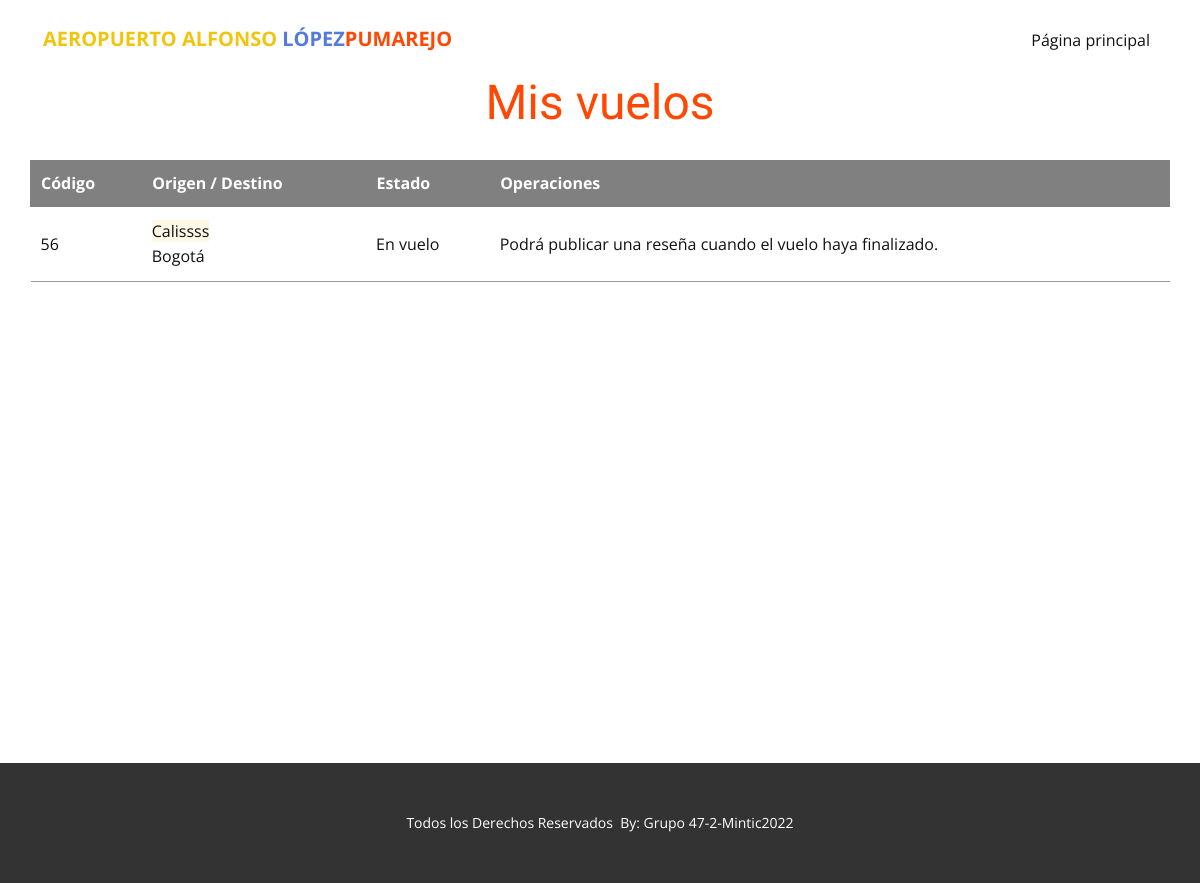
Page /misvuelos (signed in) on the earlier database version.
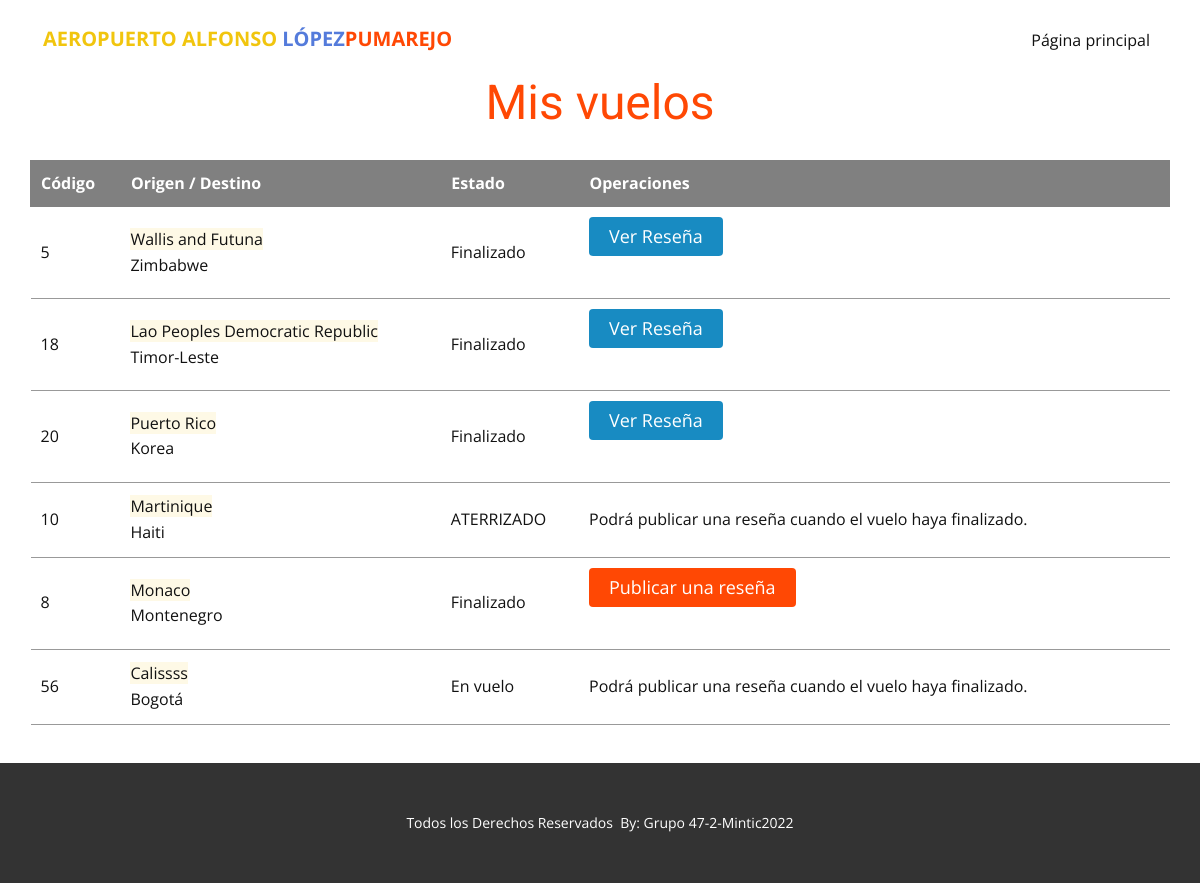
Same page on the later database version.
### tables this page shows
CREATE TABLE Vuelo (idVuelo INTEGER PRIMARY KEY AUTOINCREMENT UNIQUE NOT NULL, estadoVuelo varchar (20) DEFAULT INACTIVO, origenVuelo varchar (50), destinoVuelo varchar (50), capacidad int, avion varchar (40), fechaVuelo timestamp, horaVuelo timestamp, idPiloto INT REFERENCES Usuario (idUser) ON DELETE SET NULL ON UPDATE SET NULL, idcoPiloto INT REFERENCES Usuario (idUser) ON DELETE SET NULL ON UPDATE SET NULL);

CREATE TABLE Review (idReview INTEGER PRIMARY KEY AUTOINCREMENT UNIQUE NOT NULL, idVuelo int REFERENCES Vuelo (idVuelo) ON DELETE CASCADE ON UPDATE CASCADE, comment varchar (200), puntuacion int (1), idUser int REFERENCES Usuario (idUser) ON DELETE CASCADE ON UPDATE CASCADE NOT NULL, fechaReview timestamp);

### main.py (the view, shortened to what this page needs)
@app.route("/misvuelos", methods=["GET", "POST"])
def misvuelos():
   if 'idUser' in session:
      vuelo = Vuelo()
      vuelos = vuelo.buscarVuelos("reservas","","",session['idUser'],"")
      form = frmPublicarReview()
      return render_template("reservas.html", vuelos = vuelos, form=form)
   else:
      flash('No tiene permisos para acceder a está página.')
      return redirect(url_for('paginaprincipal'))

### clases.py (called while the page is built)
def dict_factory(cursor, row):
    d = {}
    for idx, col in enumerate(cursor.description):
        d[col[0]] = row[idx]
    return d

    def sql_connection(self):
        try:
            con=sqlite3.connect('database/database.db')
            con.row_factory = dict_factory
            return con
        except Error:
            print(Error)

### templates/reservas.html (shortened to what this page needs)
<!DOCTYPE html>
<html style="font-size: 16px;">
  <head>
    <link rel="stylesheet" href="../static/nicepage.css" media="screen">
<link rel="stylesheet" href="../static/gestion-vuelos.css" media="screen">
<link rel="stylesheet" href="../static/core.css" media="screen">
  </head>
  <body class="u-body"><header class="u-clearfix u-header u-header" id="sec-d507"><div class="u-clearfix u-sheet u-sheet-1">
        <nav class="u-menu u-menu-dropdown u-offcanvas u-menu-1">
          <div class="u-custom-menu u-nav-container">
            <ul class="u-nav u-unstyled u-nav-1"><li class="u-nav-item"><a class="u-button-style u-nav-link u-text-active-palette-1-base u-text-hover-palette-2-base" href="../" style="padding: 10px 20px;">Página principal</a>
</li></ul>
          </div>
        </nav>
        <p class="u-text u-text-default u-text-1">
          <font color="#f1c50e">AEROPUERTO ALFONSO </font>
          <span class="u-text-palette-2-base">LÓPEZ</span>
          <span class="u-text-palette-1-base">PUMAREJO</span>
        </p>
      </div></header>
    <section class="u-clearfix u-section-1" id="sec-9944">
      <div class="u-clearfix u-sheet u-sheet-1">
        <h1 class="u-align-center u-text u-text-default u-text-1">Mis vuelos</h1>
        <div class="u-expanded-width u-table u-table-responsive u-table-1">
          <table class="u-table-entity">
            <thead class="u-grey-50 u-table-header u-table-header-1">
              <tr style="height: 41px;">
                <th class="u-border-1 u-border-grey-50 u-table-cell">Código</th>
                <th class="u-border-1 u-border-grey-50 u-table-cell">Origen / Destino</th>
                <th class="u-border-1 u-border-grey-50 u-table-cell">Estado</th>
                <th class="u-border-1 u-border-grey-50 u-table-cell">Operaciones</th>
              </tr>
            </thead>
            <tbody class="u-table-body">
              {%for v in vuelos %}
              <tr style="height: 75px;">
                <td class="u-border-1 u-border-grey-40 u-border-no-left u-border-no-right u-table-cell">{{v.idVuelo}}</td>
                <td class="u-border-1 u-border-grey-40 u-border-no-left u-border-no-right u-table-cell"><span class="origen">{{v.origenVuelo}}</span><br> <span class="destino">{{v.destinoVuelo}}</span></td>
                <td class="u-border-1 u-border-grey-40 u-border-no-left u-border-no-right u-table-cell">{{v.estadoVuelo}}</td>
                  <td class="u-border-1 u-border-grey-40 u-border-no-left u-border-no-right u-table-cell u-table-cell-12">
                {% if v.estadoVuelo =="Finalizado" %}
                    {% if v.review > 0 %}
                        <label for="spoiler{{v.idVuelo}}" style="background: #188bc2;" >Ver Reseña</label>
                    {% else %}
                        <label for="spoiler{{v.idVuelo}}" >Publicar una reseña</label>
                    {% endif %}
                {% else %}
                    Podrá publicar una reseña cuando el vuelo haya finalizado.
                {% endif %}
                  </td>
              </tr>
              {%endfor%}
            </tbody>
          </table>
        </div>
      </div>
    </section>
    <footer class="u-align-center u-clearfix u-footer u-grey-80 u-footer" id="sec-7e24"><div class="u-clearfix u-sheet u-sheet-1">
        <p class="u-small-text u-text u-text-variant u-text-1"> Todos los Derechos Reservados&nbsp;
By: Grupo 47-2-Mintic2022</p>
      </div></footer>
</body>
</html>

### static/gestion-vuelos.css (style rules this page uses)
.u-section-1 .u-sheet-1 { min-height: 686px; }
.u-section-1 .u-text-1 { margin: 0 auto; }
.u-section-1 .u-table-1 { margin-top: 14px; margin-bottom: 0; }
.u-section-1 .u-table-header-1 { font-weight: 700; background-image: none; }
.u-section-1 .u-table-cell-12 { margin-bottom: 0; }

### static/core.css (style rules this page uses)
input[id^="spoiler"] + label { display: inline-block; margin: 0 auto; padding: 5px 20px; background: #ff4804; color: #fff; text-align: center; font-size: 18px; border-radius: 4px; cursor: pointer; transition: all .6s; }
span.origen { background: #fef9e6; }

Differences in the rows shown:
added Review: idVuelo "5", origenVuelo "Wallis and Futuna", destinoVuelo "Zimbabwe", estadoVuelo "Finalizado"
added Review: idVuelo "18", origenVuelo "Lao Peoples Democratic Republic", destinoVuelo "Timor-Leste", estadoVuelo "Finalizado"
added Review: idVuelo "20", origenVuelo "Puerto Rico", destinoVuelo "Korea", estadoVuelo "Finalizado"
now on this page (row unchanged): Vuelo: idVuelo "10", origenVuelo "Martinique", destinoVuelo "Haiti", estadoVuelo "ATERRIZADO", shows "Podrá publicar una reseña cuando el vuelo haya finalizado."
now on this page (row edited): Vuelo: idVuelo "8", origenVuelo "Monaco", destinoVuelo "Montenegro", estadoVuelo "Finalizado"
